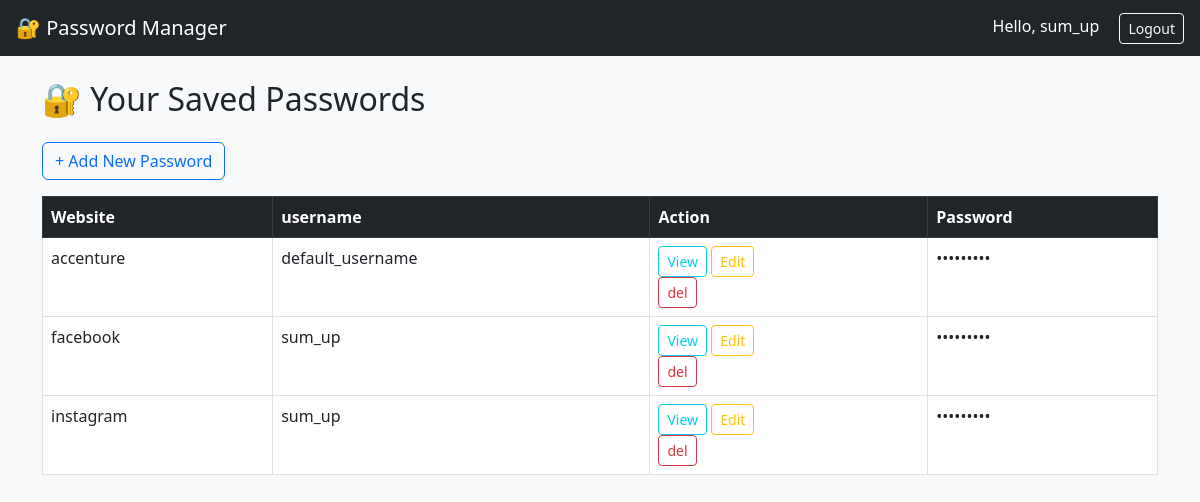
Page /dashbord/ (signed in) on the committed database.
### PW_app/models.py (models this page shows, shortened)
class SavedPassword(models.Model):
    user = models.ForeignKey(User, on_delete=models.CASCADE)
    site = models.CharField(max_length=100)
    username=models.CharField(max_length=100,default="default_username")
    password = models.CharField(max_length=300)  # Encrypted passwordpython m

### PW_app/views.py (the view)
# urls.py: path('dashbord/',views.dashbord,name='dashbord'),
@login_required(login_url='login')
def dashbord(request):
    entries = SavedPassword.objects.filter(user=request.user)
    view_id=request.GET.get('view')
    for entry in entries:
        if view_id and str(entry.id) == view_id:
            profile = UserProfile.objects.get(user=request.user)
            fernet = Fernet(generate_fernet_key(profile.masterkey))
            decrypted = fernet.decrypt(entry.password.encode()).decode()
            entry.decrypted_password = decrypted
        else:
            entry.decrypted_password = None
    return render(request, 'dashbord.html', {'entries': entries})

### PW_app/templates/dashbord.html (shortened to what this page needs)
{% extends "layout.html" %}
{% block content %}
<h2 class="mb-4">🔐 Your Saved Passwords</h2>
<div>
    <a href="{% url 'add_password' %}" class="btn btn-outline-primary mb-3">+ Add New Password</a>
</div>
{% if entries %}
<table class="table table-bordered">
    <thead class="table-dark">
        <tr>
            <th>Website</th>
            <th>username</th>
            <th>Action</th>
            <th>Password</th>
        </tr>
    </thead>
    <tbody>
        {% for entry in entries %}
        <tr>
            <td>{{ entry.site }}</td>
            <td>{{ entry.username}}</td>
            <td class="flex items-center gap-3">
                <a href="?view={{entry.id}}" class="btn btn-outline-info btn-sm">View</a>
                <a href="{% url 'edit_existing_password' entry.id %}" class="btn btn-outline-warning btn-sm">Edit</a>
                <form method="POST" action="{% url 'delete_savedpassword' entry.id %}">
                  <button type="submit" class="btn btn-outline-danger btn-sm">del</button>
                </form>
              </td>
              <td>
                {% if entry.decrypted_password %}
                  {{ entry.decrypted_password }}
                {% else %}
                  •••••••••
                {% endif %}
              </td>
        </tr>
        {% endfor %}
    </tbody>
</table>
{% else %}
    <p>No passwords stored yet.</p>
{% endif %}
{% endblock %}

### PW_app/templates/layout.html (shortened to what this page needs)
<!DOCTYPE html>
<html lang="en">
<head>
    <link rel="stylesheet" href="https://cdn.jsdelivr.net/npm/bootstrap@5.3.0/dist/css/bootstrap.min.css">
</head>
<body class="bg-light">
    <nav class="navbar navbar-expand-lg navbar-dark bg-dark px-3">
        <a class="navbar-brand" href="{% url 'home' %}">🔐 Password Manager</a>
        {% block nav_actions %}
        <div class="ms-auto">
            {% if user.is_authenticated %}
                <span class="text-white me-3">Hello, {{ user.username }}</span>
                <a class="btn btn-outline-light btn-sm" href="{% url 'logout' %}">Logout</a>
            {% else %}
                <a class="btn btn-outline-light btn-sm" href="{% url 'login' %}">Login</a>
                <a class="btn btn-outline-light btn-sm" href="{% url 'register' %}">Register</a>
            {% endif %}
        </div>
        {% endblock %}
    </nav>
    <div class="container mt-4">
        {% block content %}
        {% endblock %}
    </div>
</body>
</html>

### rows in the picture
SavedPassword: site "accenture", username "default_username"
SavedPassword: site "facebook", username "sum_up"
SavedPassword: site "instagram", username "sum_up"

### other values in the picture
{{ user.username }} "sum_up"
